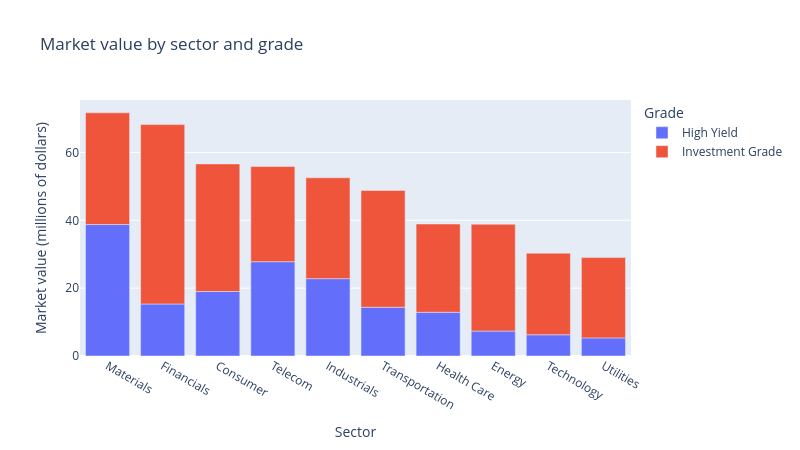

Notebook source saved alongside this figure:
### Markdown cell above
* The same cloud as section 12.2, in plotly's colours, with a toolbar that appears at the top right of the chart.
* Point at the highest point on the chart. The box is headed Feskovar Devices and reads FESR, Technology, CCC+, with a duration of 1.546 years and an OAS of 1,551 basis points: the row printed above the chart. It is a row of an invented file, and the issuer does not exist.
* Drag a rectangle around the crowded lower part of the chart to zoom in on it. Double-click to return. Click High Yield in the legend to hide those points, and click again to bring them back.
* A plotly figure is not a matplotlib figure. There is no `ax`, and the title and labels are arguments of the one call. The figure is displayed with `fig.show()`, not `plt.show()`.
* Width and height are in pixels here, not inches.

Q. How much market value is in each sector, split by grade? Draw it so that each piece can be read by pointing at it.

### Code cell
# market value in millions of dollars for each pair of sector and grade
# a list of two columns in groupby() makes one group per pair, and reset_index() turns the result into a table
value_table = (book.groupby(['sector', 'grade'])['market_value'].sum() / 1_000_000).round(2).reset_index()
print(value_table.head(4))

# the sectors from largest to smallest total, for the order of the bars
sector_totals = value_table.groupby('sector')['market_value'].sum().sort_values(ascending=False)
print(sector_totals.round(2).head(3))

# px.bar() stacks the rows that share a sector. category_orders= sets the order along the axis.
fig = px.bar(value_table, x='sector', y='market_value', color='grade',
             category_orders={'sector': sector_totals.index.tolist()},
             labels={'sector': 'Sector', 'market_value': 'Market value (millions of dollars)', 'grade': 'Grade'},
             title='Market value by sector and grade',
             width=800, height=450)

fig.show()

### Figure 1 — Plotly figure (JSON) as saved in the notebook; plotly's stock layout.template omitted (floating-point values rounded to 4 significant figures)
{"data": [{"hovertemplate": "Grade=High Yield<br>Sector=%{x}<br>Market value (millions of dollars)=%{y}<extra></extra>", "legendgroup": "High Yield", "marker": {"color": "#636efa", "pattern": {"shape": ""}}, "name": "High Yield", "orientation": "v", "showlegend": true, "textposition": "auto", "type": "bar", "x": ["Consumer", "Energy", "Financials", "Health Care", "Industrials", "Materials", "Technology", "Telecom", "Transportation", "Utilities"], "xaxis": "x", "y": [19.02, 7.35, 15.34, 12.89, 22.8, 38.75, 6.26, 27.8, 14.37, 5.34], "yaxis": "y"}, {"hovertemplate": "Grade=Investment Grade<br>Sector=%{x}<br>Market value (millions of dollars)=%{y}<extra></extra>", "legendgroup": "Investment Grade", "marker": {"color": "#EF553B", "pattern": {"shape": ""}}, "name": "Investment Grade", "orientation": "v", "showlegend": true, "textposition": "auto", "type": "bar", "x": ["Consumer", "Energy", "Financials", "Health Care", "Industrials", "Materials", "Technology", "Telecom", "Transportation", "Utilities"], "xaxis": "x", "y": [37.61, 31.48, 52.88, 26.02, 29.74, 32.95, 24.05, 28.05, 34.45, 23.67], "yaxis": "y"}], "layout": {"barmode": "relative", "height": 450, "legend": {"title": {"text": "Grade"}, "tracegroupgap": 0}, "title": {"text": "Market value by sector and grade"}, "width": 800, "xaxis": {"anchor": "y", "categoryarray": ["Materials", "Financials", "Consumer", "Telecom", "Industrials", "Transportation", "Health Care", "Energy", "Technology", "Utilities"], "categoryorder": "array", "domain": [0.0, 1.0], "title": {"text": "Sector"}}, "yaxis": {"anchor": "x", "domain": [0.0, 1.0], "title": {"text": "Market value (millions of dollars)"}}}}
